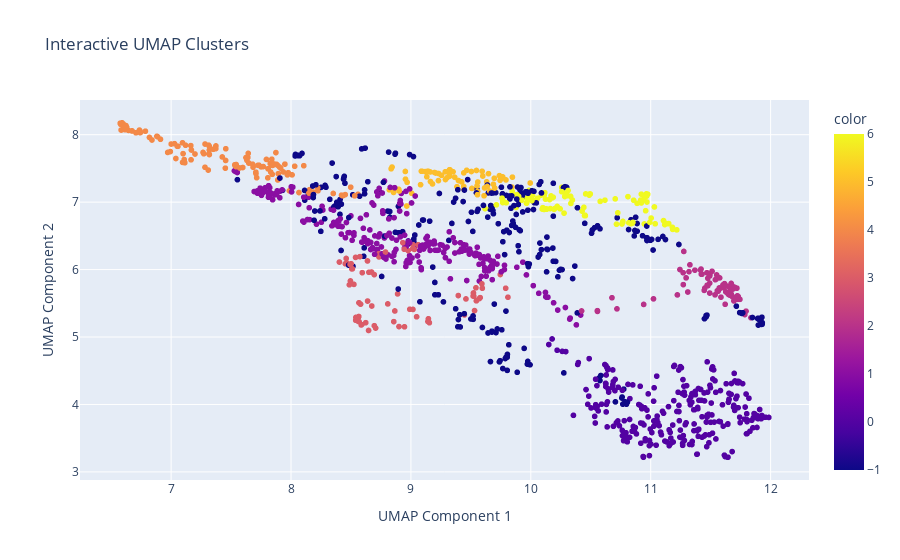

The code cell stored with this chart in its notebook:
### Code cell
# using plotly for interactive visualizations
fig = px.scatter(x=reduced_text_embeddings[:,0],
                 y=reduced_text_embeddings[:,1],
                 color=df['cluster'],
                 title='Interactive UMAP Clusters',
                 labels={'x': 'UMAP Component 1', 'y': 'UMAP Component 2'})
fig.show()

### Figure 1 — Plotly figure (JSON) as saved in the notebook; plotly's stock layout.template omitted (floating-point values rounded to 4 significant figures; data arrays with more than 128 entries replaced by an {"elided": "..."} marker saying what was removed)
{"data": [{"hovertemplate": "UMAP Component 1=%{x}<br>UMAP Component 2=%{y}<br>color=%{marker.color}<extra></extra>", "legendgroup": "", "marker": {"color": {"elided": "1255 int values"}, "coloraxis": "coloraxis", "symbol": "circle"}, "mode": "markers", "name": "", "showlegend": false, "type": "scattergl", "x": {"elided": "1255 float values"}, "xaxis": "x", "y": {"elided": "1255 float values"}, "yaxis": "y"}], "layout": {"coloraxis": {"colorbar": {"title": {"text": "color"}}, "colorscale": [[0, "#0d0887"], [0.1111, "#46039f"], [0.2222, "#7201a8"], [0.3333, "#9c179e"], [0.4444, "#bd3786"], [0.5556, "#d8576b"], [0.6667, "#ed7953"], [0.7778, "#fb9f3a"], [0.8889, "#fdca26"], [1, "#f0f921"]]}, "legend": {"tracegroupgap": 0}, "title": {"text": "Interactive UMAP Clusters"}, "xaxis": {"anchor": "y", "domain": [0, 1], "title": {"text": "UMAP Component 1"}}, "yaxis": {"anchor": "x", "domain": [0, 1], "title": {"text": "UMAP Component 2"}}}}
